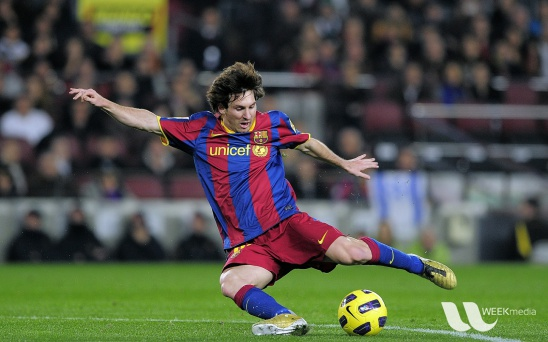
#> input picture opencv/resources/messi5.jpg, 548 x 342 px
$ python img_canny_edge_detection.py
#> lines starting #> are read from the running program, lines starting #| are printed output that depends on the picture; after the words box and inside, x2 and y2 are one past the last pixel; in counts of white or black regions, pixels touching at a corner belong together
"""
File Name: img_canny_edge_detection.py
Project Name: MLPy
Created By: Abu Noman
Created At: 12/30/2016 12:18 AM
"""

"""Canny Edge Detection is a popular edge detection algorithm. It was developed by John F. Canny in 1986. It is a
multi-stage algorithm and we will go through each stages. 1. Noise Reduction (remove noise by 5*5 gaussian filter),
2. Finding Intensity Gradient of the Image (filter with Sobel kernel in horizontal and vertical direction,
then get edge gradient & direction from these two image), 3. Non-maximum Suppression, 4. Hysteresis Thresholding
(minVal, maxVal & connection with sure-edge)"""

import cv2
import numpy as np
import matplotlib.pyplot as plt

img = cv2.imread('../resources/messi5.jpg', 0)
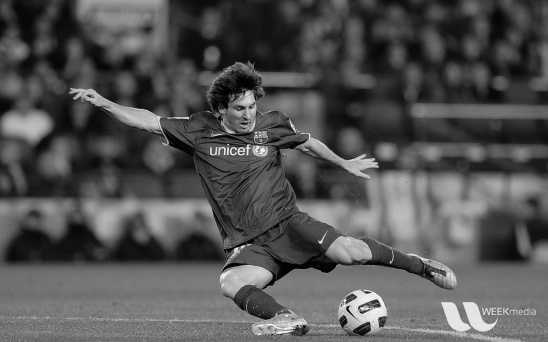
#> img: shape (342, 548); min 0, max 253, mean 83.3

canny = cv2.Canny(img, 100, 200)
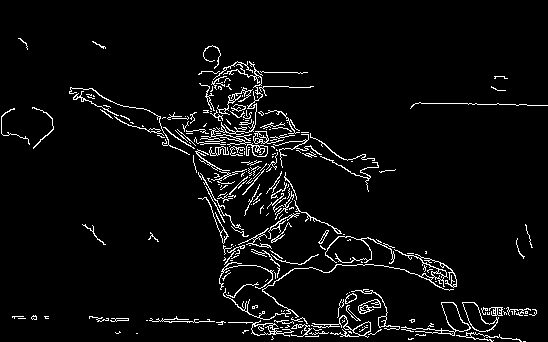
#> canny: shape (342, 548); 4.7% white in thin lines or dots, all inside (x1, y1, x2, y2) = (1, 38, 548, 342)

plt.subplot(2, 1, 1), plt.imshow(img, cmap='gray')
plt.title("Original"), plt.xticks([]), plt.yticks([])

plt.subplot(2, 1, 2), plt.imshow(canny, cmap='gray')
plt.title("Canny"), plt.xticks([]), plt.yticks([])

plt.show()
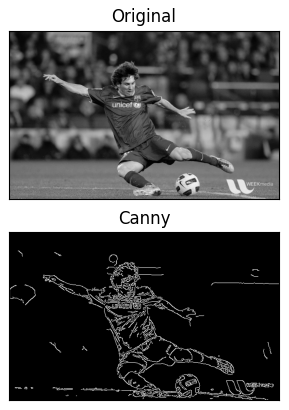
#> figure drawn by matplotlib, 2 panels

$ run again, with opencv/resources/cars_road.jpg copied over opencv/resources/messi5.jpg
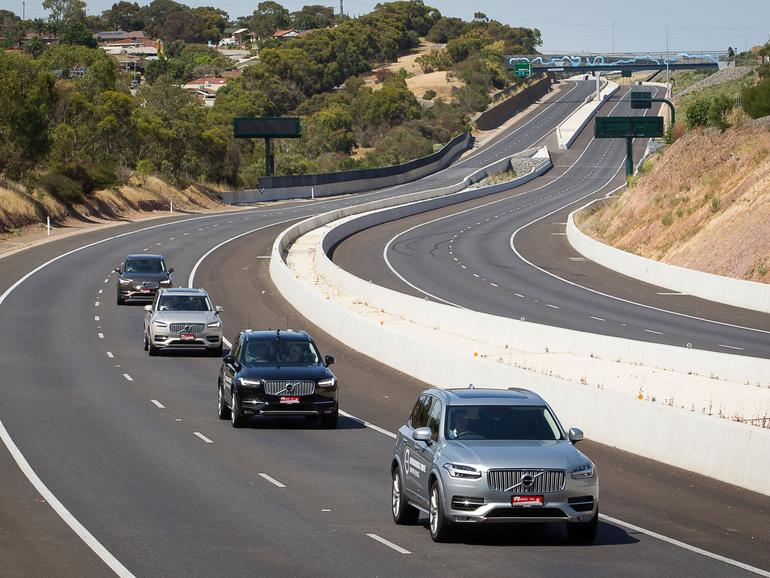
#> input picture opencv/resources/cars_road.jpg, 770 x 578 px
#> `canny = cv2.Canny(img, 100, 200)`:
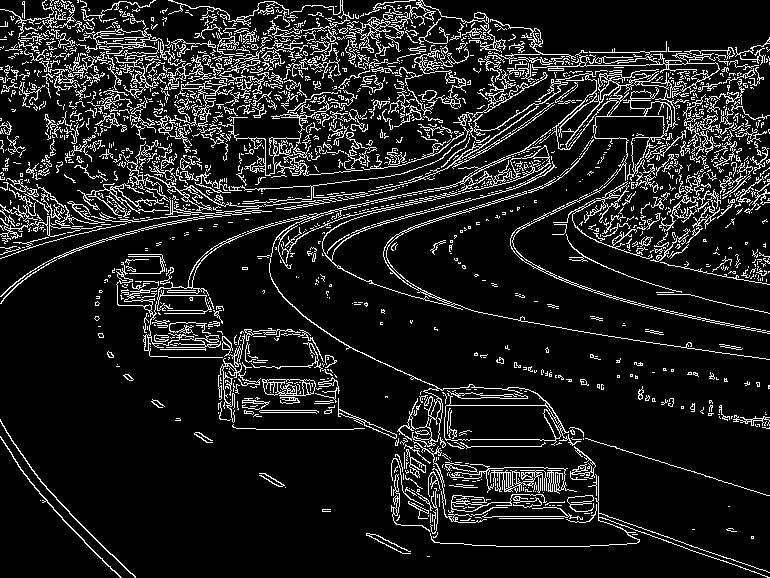
#> canny: shape (578, 770); 11.8% white in thin lines or dots
#> `plt.show()`:
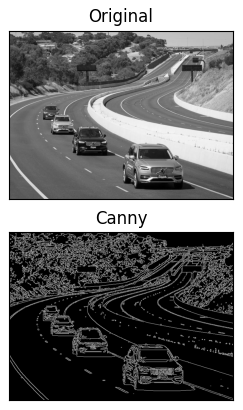
#> figure drawn by matplotlib, 2 panels

$ run again, with opencv/resources/dave.jpg copied over opencv/resources/messi5.jpg
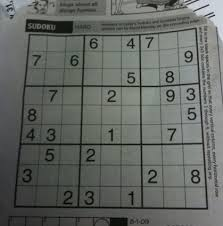
#> input picture opencv/resources/dave.jpg, 223 x 226 px
#> `canny = cv2.Canny(img, 100, 200)`:
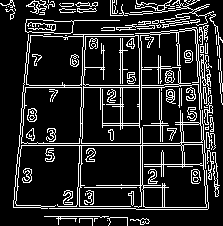
#> canny: shape (226, 223); 15.7% white in thin lines or dots
#> `plt.show()`:
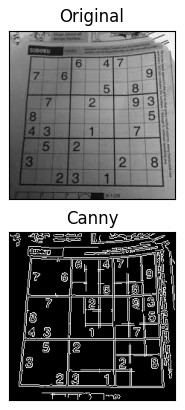
#> figure drawn by matplotlib, 2 panels
